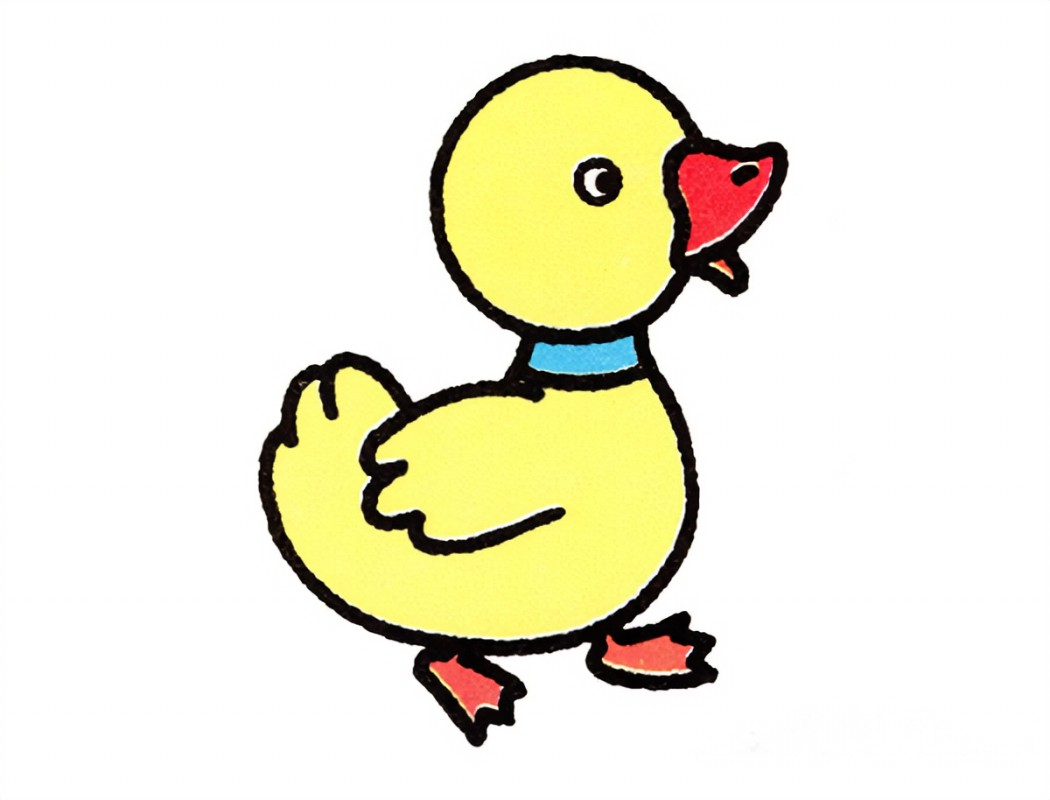
#> input picture OpenCV/yaz.jfif, 1050 x 800 px
$ python '图像轮廓提取并操作.py'
#> lines starting #> are read from the running program, lines starting #| are printed output that depends on the picture; after the words box and inside, x2 and y2 are one past the last pixel; in counts of white or black regions, pixels touching at a corner belong together
import cv2
import numpy as np

def contour_area():
    img0 = cv2.imread('yaz.jfif')
#> img0 is the input picture: shape (800, 1050, 3); mean B, G, R 215.9, 235.7, 238
    # cv2.imshow('original', img0)
    img = cv2.cvtColor(img0, cv2.COLOR_BGR2GRAY)
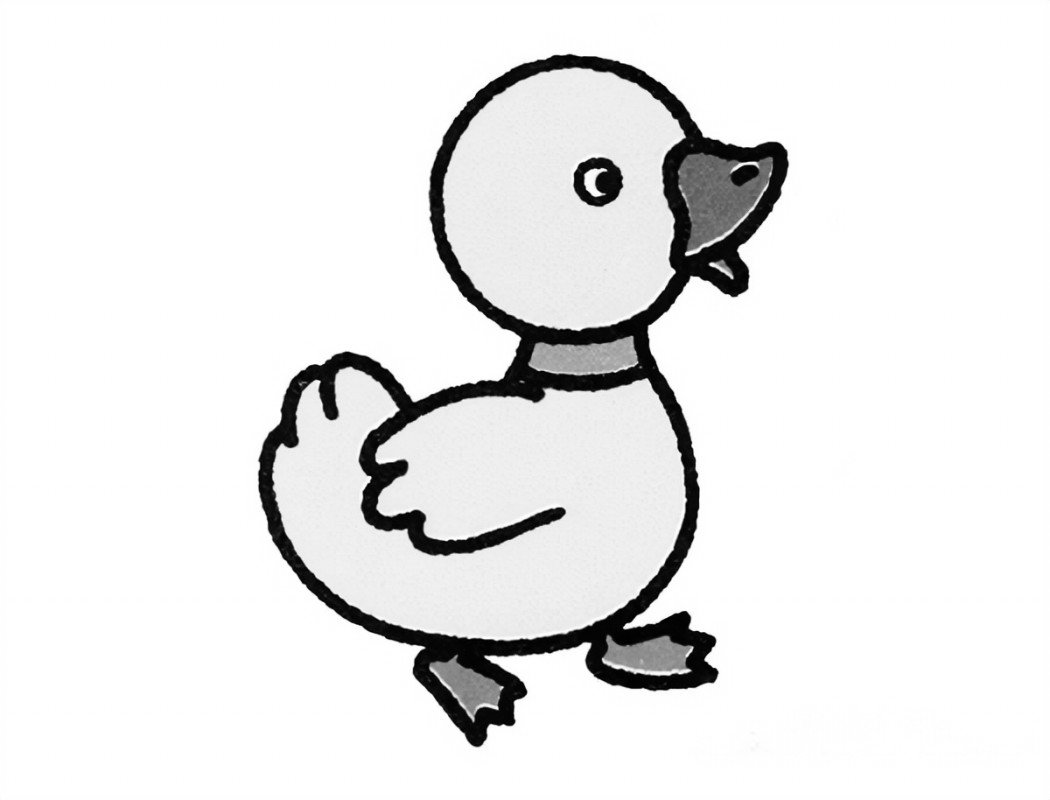
#> img: shape (800, 1050); min 0, max 255, mean 234.2
    ret, thresh = cv2.threshold(img, 160, 255, cv2.THRESH_BINARY)
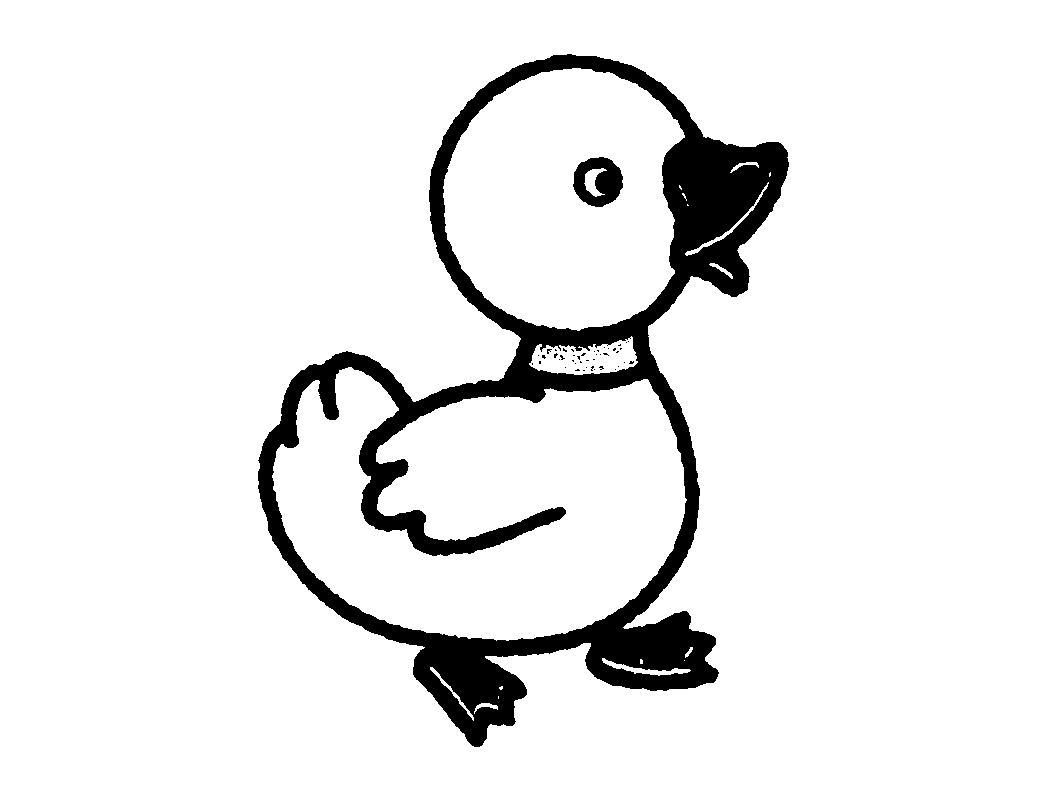
#> thresh: shape (800, 1050); 92.1% white; 45 black regions (43 under 20 px)
    contours,hierarchy = cv2.findContours(thresh, cv2.RETR_TREE, cv2.CHAIN_APPROX_SIMPLE)
#> contours = 71 contours, 56 with area under 20; largest, box (x1, y1, x2, y2) and area: (0, 0, 1050, 800) 838151, (257, 53, 790, 748) 199581, (272, 367, 687, 641) 79349, (443, 68, 685, 331) 48968, (529, 336, 638, 375) 2613
    # 复制原图
    img1 = img0.copy()
    # 创建一幅相同大小的白色图像
    img2 = np.ones(img.shape)
    # 按照面积将所有轮廓逆序排序
    contours2 = sorted(contours, key=lambda a: cv2.contourArea(a), reverse=True)
#> contours2 has the same summary as contours
    i = 0
    for c in contours2:
        area = cv2.contourArea(c)
        print(area)
        i+=1
        if i>=10:break
        # 分别在复制的图像上和白色图像上绘制当前轮廓
        cv2.drawContours(img1, [c], 0, (200, 0, 128), 3)
        cv2.drawContours(img2, [c], 0, (0, 0, 128), 3)
#> this loop made 10 passes
#> area on passes 2 to 10: 199581, 79349, 48968.5, 2613, 1998.5, 324, 269, 251.5, 143.5
#> (c, area) on pass 1: ([[0, 0], [0, 799], [1049, 799], [1049, 0]], 838151)
#| 838151.0
#| 199581.0
#| 79349.0
#| 48968.5
#| 2613.0
#| 1998.5
#| 324.0
#| 269.0
#> (further printed lines are left out)
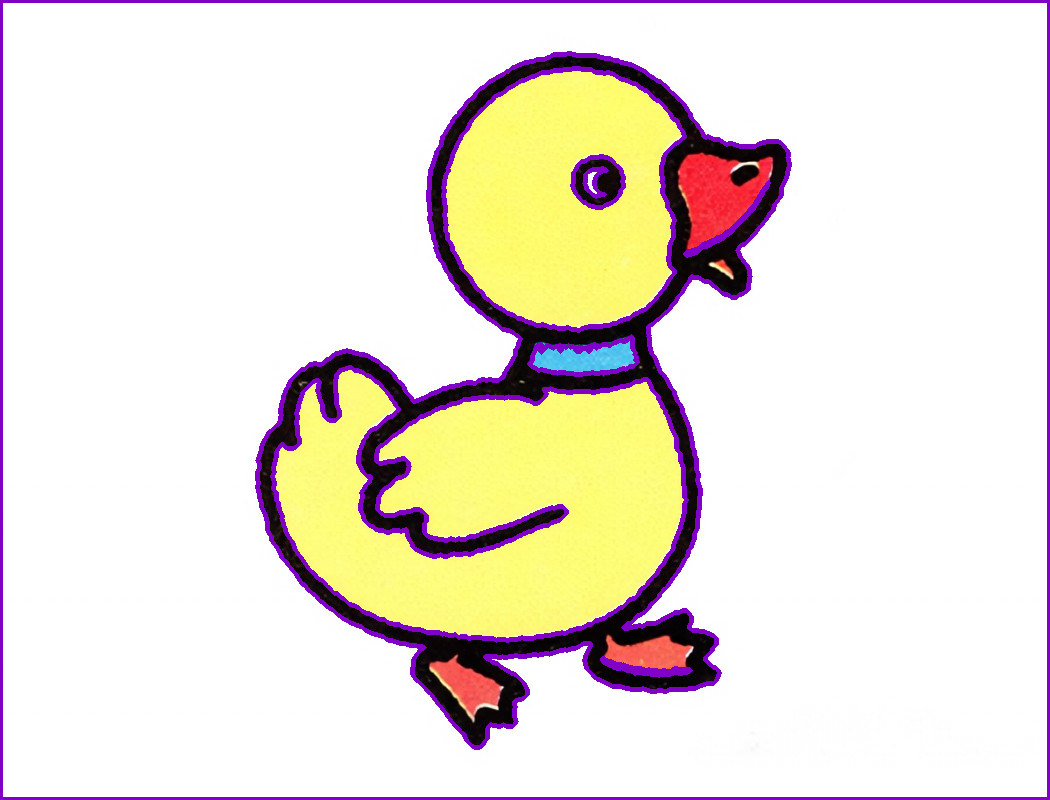
#> img1: shape (800, 1050, 3); 4.78% of pixels changed, all inside (x1, y1, x2, y2) = (0, 0, 1050, 800)
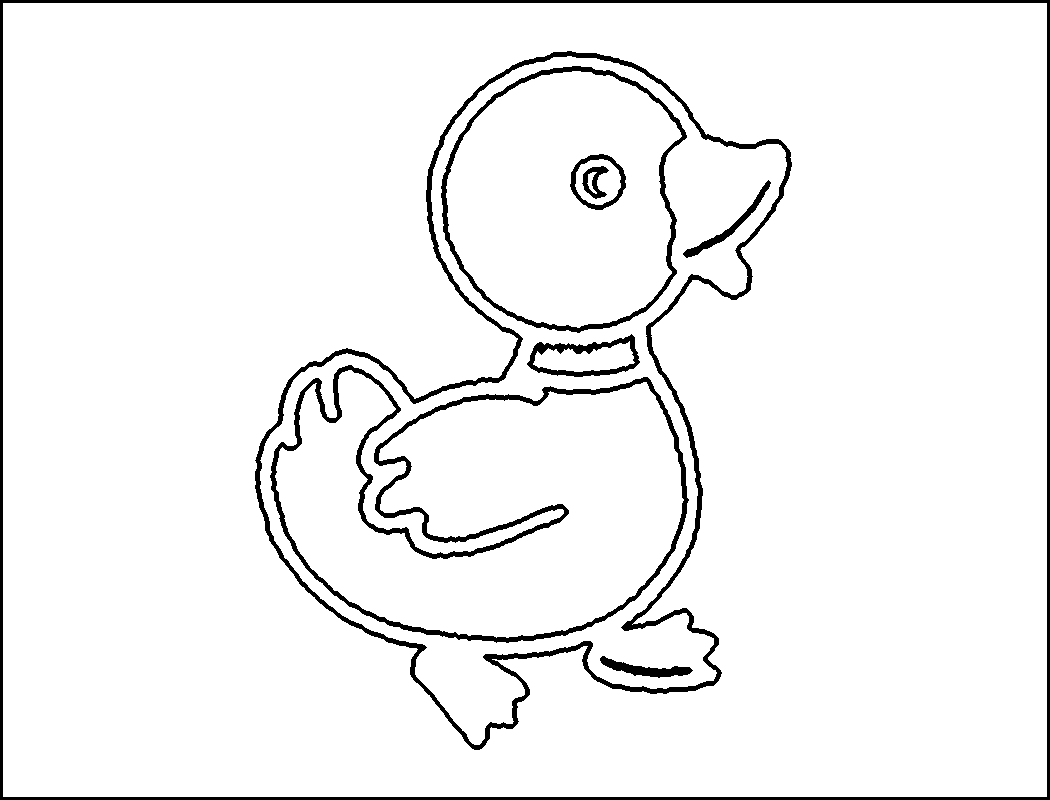
#> img2: shape (800, 1050) float64; values 0 (black) and 1 (white), 95.2% white; 9 black regions, largest, box (x1, y1, x2, y2) and area: (255, 51, 792, 750) 12038, (0, 0, 1050, 800) 11064, (270, 365, 689, 643) 9262
#> after the loop, i = 10
    # plot_images(1,3,[img,img1,img2])
    cv2.imshow('con1', img1)
    cv2.imshow('con2', img2)
    cv2.waitKey()
    cv2.destroyAllWindows()


contour_area()

$ run again, with OpenCV/apple.png saved as OpenCV/yaz.jfif
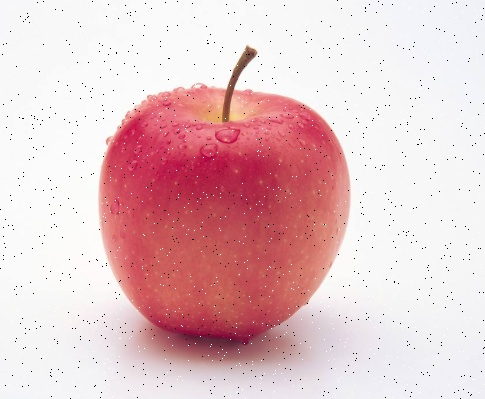
#> input picture OpenCV/apple.png, 485 x 399 px
#> in contour_area, img0 is the input picture: shape (399, 485, 3); mean B, G, R 200.7, 197.3, 230.4
#> in contour_area, `ret, thresh = cv2.threshold(img, 160, 255, cv2.THRESH_BINARY)`:
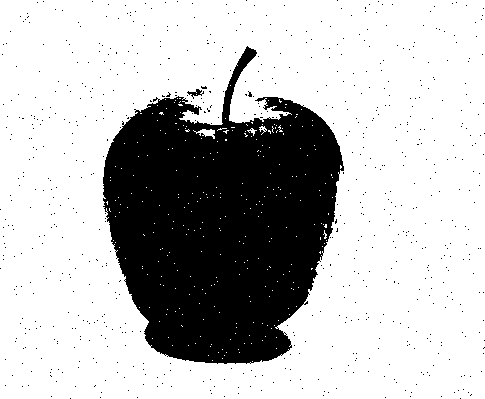
#> thresh: shape (399, 485); 74.1% white; 745 black regions (743 under 20 px)
#> contours = 1068 contours, 1061 with area under 20; largest, box (x1, y1, x2, y2) and area: (0, 0, 485, 399) 192623, (102, 45, 345, 365) 50420, (186, 88, 203, 98) 80, (193, 129, 215, 139) 73, (247, 91, 253, 98) 20, (200, 85, 208, 90) 20, (259, 126, 267, 135) 20
#> contours2 has the same summary as contours
#> the loop in contour_area, `for c in contours2:` made 10 passes
#> area on passes 1 to 7: 192623, 50420.5, 80.5, 73, 20.5, 20, 20
#> (printed output is left out)
#> after the loop in contour_area, `for c in contours2:`:
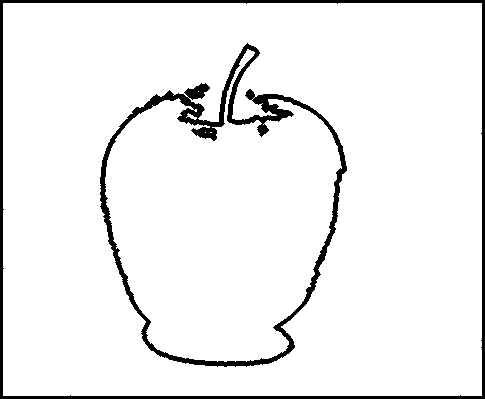
#> img2: shape (399, 485) float64; values 0 (black) and 1 (white), 93.9% white; 2 black regions, box (x1, y1, x2, y2) and area: (100, 43, 347, 367) 6444, (0, 0, 485, 399) 5277
#> after the loop in contour_area, `for c in contours2:`: i = 10
